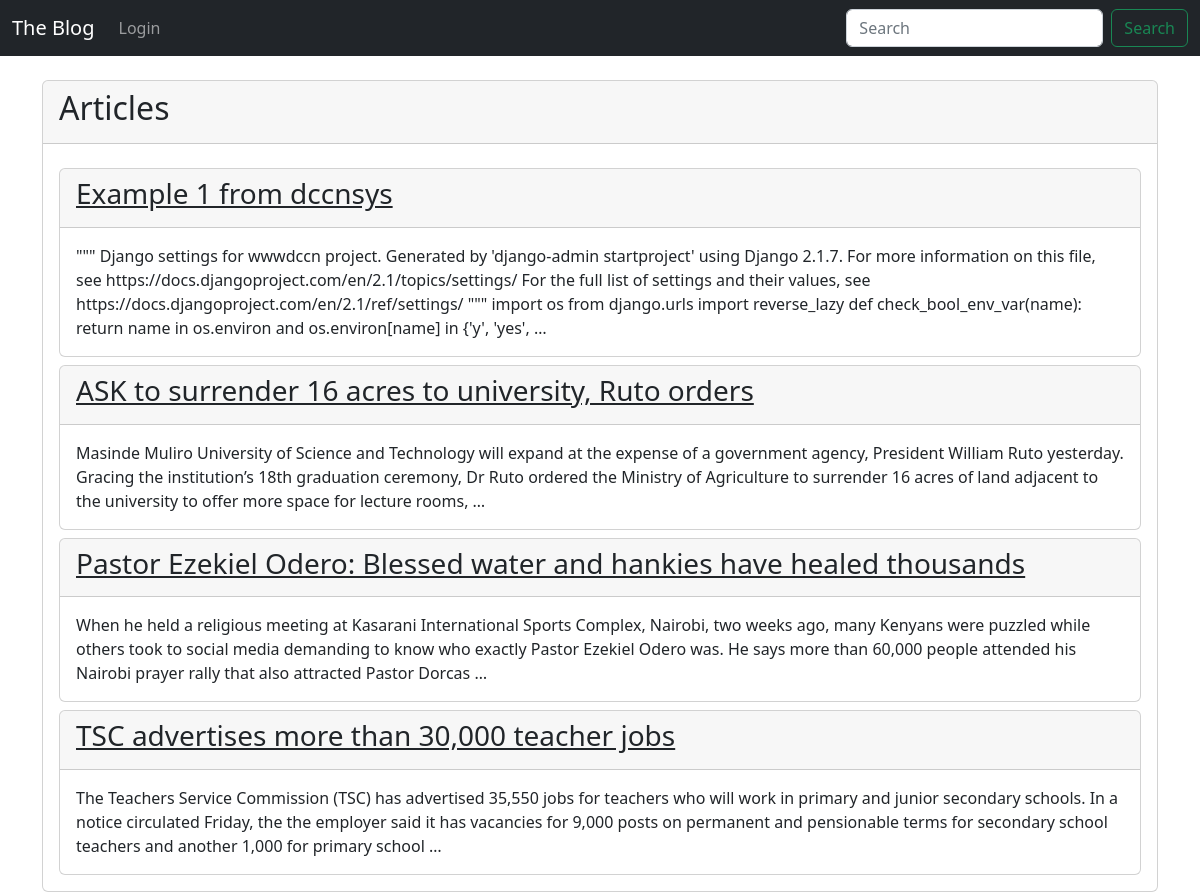
Before: / with the older database file.
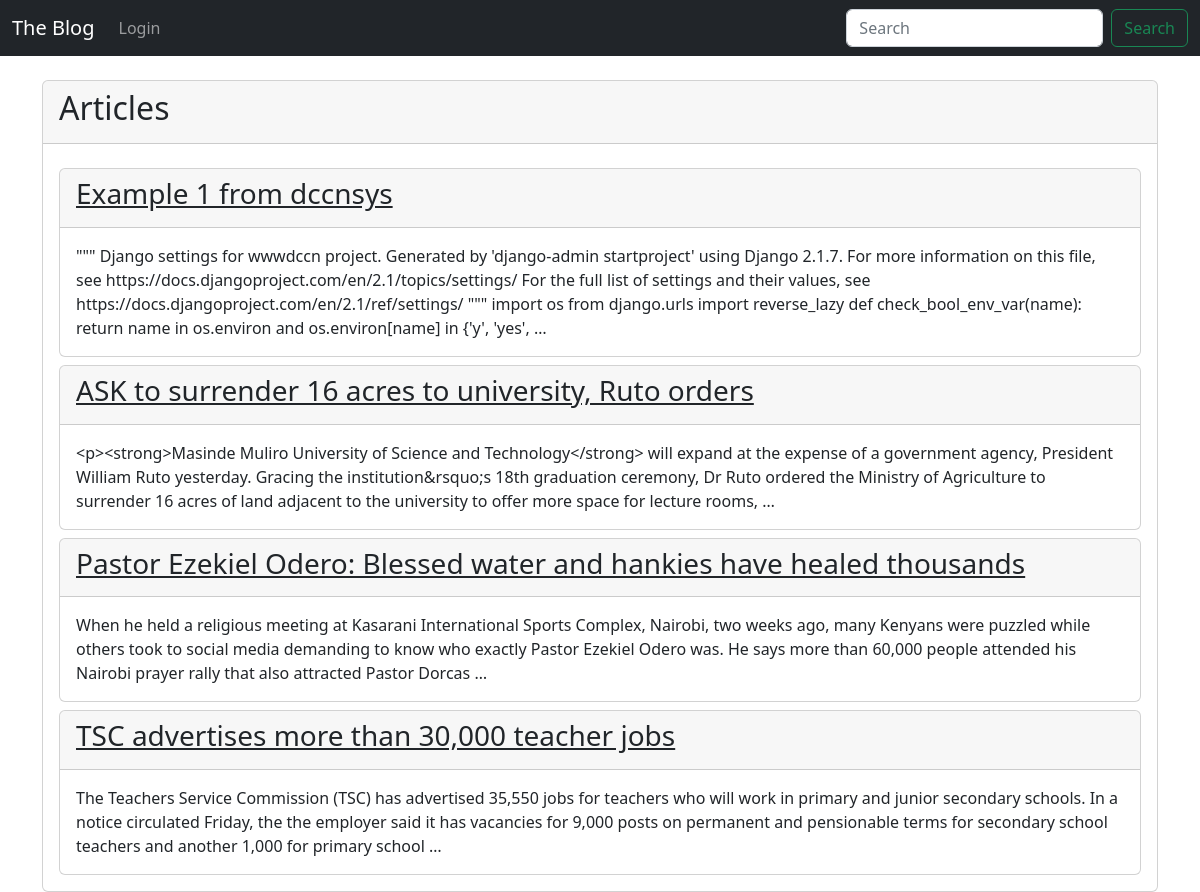
After: the same page with the newer database file.
### theblog/models.py (models this page shows, shortened)
class Post(models.Model):
    title = models.CharField(max_length=255)
    author = models.ForeignKey(User, on_delete=models.CASCADE)
    slug = models.CharField(max_length=255)
    body = RichTextField()
    id = models.UUIDField(default=uuid.uuid4, primary_key=True, unique=True, editable=False)
    created_at = models.DateTimeField(auto_now_add=True)
    class Meta:
        ordering = ('-created_at',)

### theblog/views.py (the view)
# urls.py: path('', HomeView.as_view(), name="home"),
class HomeView(ListView):
    model = Post
    template_name = 'home.html'
    queryset = Post.objects.all()

### theblog/templates/home.html (shortened to what this page needs)
{% extends 'base.html' %} {% block content %}
<div class="card mt-4">
  <div class="card-header d-flex justify-content-between">
    <h2>Articles</h2>
  </div>
  <div class="card-body">
    {% for post in object_list %}
    <div class="card mt-2">
      <div class="card-header">
        <h3>
          <a
            class="text-dark"
            href="{% url 'article_detail' post.slug post.id %}"
            >{{ post.title}}</a
          >
        </h3>
      </div>
      <div class="card-body">{{ post.body | truncatewords:50 }}</div>
    </div>
    {% endfor %}
  </div>
</div>
{% endblock %}

Changed rows visible on the page:
changed Post "ASK to surrender 16 acres to university, Ruto orders": body "Masinde Muliro University of Science and Technology will expand at the expense of a government agency, President William Ruto yesterday. Gracing the institution’s 18th graduation ceremony, Dr…" → "<p><strong>Masinde Muliro University of Science and Technology</strong> will expand at the expense of a government agency, President William Ruto yesterday. Gracing the institution&rsquo;s 18th graduation ceremony, Dr…"
